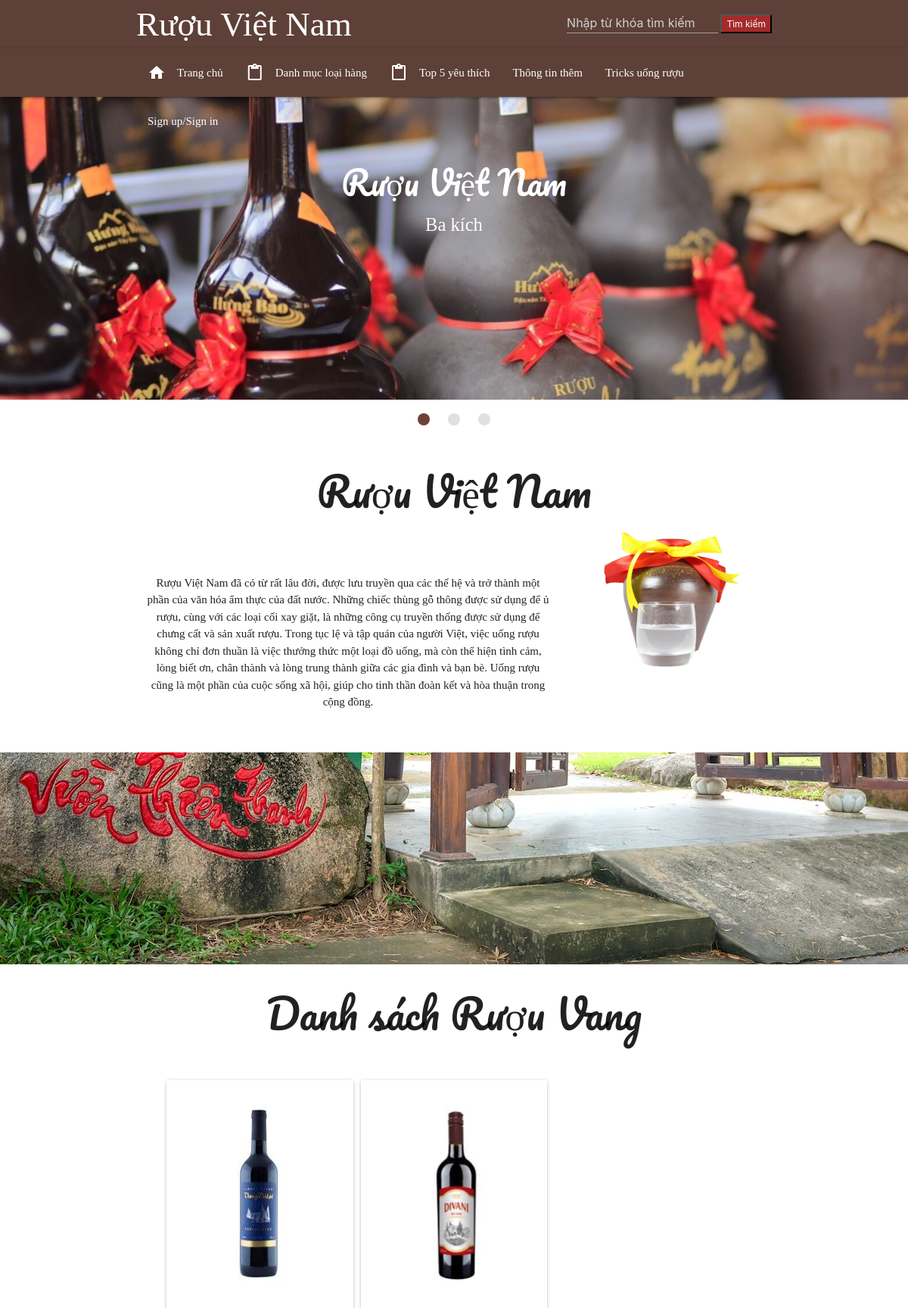
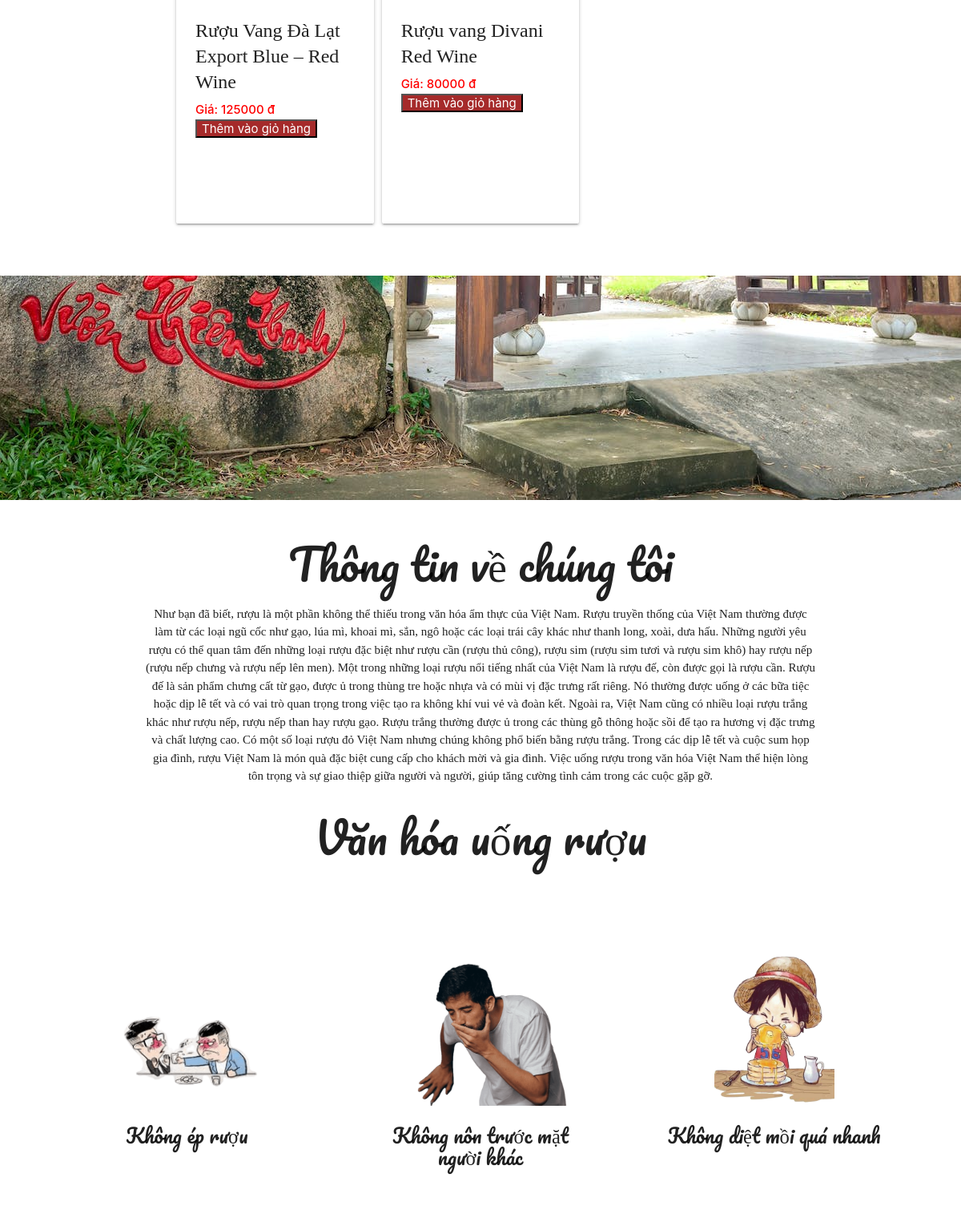
Screenshot of /view/index.php?act=sanpham&iddm=10 (upper part) with the database file from the repository (2 pictures, top to bottom).
### tables this page shows
CREATE TABLE `danhmuc` (
  `id` int(10) NOT NULL,
  `name` varchar(200) NOT NULL
);

CREATE TABLE `sanpham` (
  `id_sp` int(10) NOT NULL,
  `name` varchar(200) NOT NULL,
  `price` int(200) DEFAULT 0,
  `img` varchar(200) DEFAULT NULL,
  `des` text DEFAULT NULL,
  `view` int(10) DEFAULT 0,
  `id` int(10) NOT NULL
);

### model/pdo.php (called while the page is built, shortened)
<?php
function pdo_get_connection(){
    $servername = "localhost";
    $username = "root";
    $password = "";
    try {
        $conn = new PDO("mysql:host=$servername;dbname=duanmau", $username, $password);
        $conn->setAttribute(PDO::ATTR_ERRMODE, PDO::ERRMODE_EXCEPTION);
        return $conn;
    } catch(PDOException $e) {
        echo "Connection failed: " . $e->getMessage();
    }
}
function pdo_query($sql){
    $sql_args=array_slice(func_get_args(),1);
    try{
        $conn=pdo_get_connection();
        $stmt=$conn->prepare($sql);
        $stmt->execute($sql_args);
        $rows=$stmt->fetchAll();
        return $rows;
    }
    catch(PDOException $e){
        throw $e;
    }
    finally{
        unset($conn);
    }
}
function pdo_query_one($sql){
    $sql_args=array_slice(func_get_args(),1);
    try{
        $conn=pdo_get_connection();
        $stmt=$conn->prepare($sql);
        $stmt->execute($sql_args);
        $row=$stmt->fetch(PDO::FETCH_ASSOC);
        return $row;
    }
    catch(PDOException $e){
        throw $e;
    }
    finally{
        unset($conn);
    }
}
?>

### model/danhmuc.php (called while the page is built, shortened)
<?php
function load_name_danhmuc($id) {
    if($id >0){
        $sql = "select * from danhmuc WHERE `id` =".$id;
        $dm=pdo_query_one($sql);
        extract($dm);
        return $name;
    }else{
        return "";
    }
}
?>

### model/sanpham.php (called while the page is built, shortened)
<?php
function loadall_sanpham($kyw,$iddm) {
    $sql = "select * from sanpham where 1";
    if($iddm>0){
        $sql.=" and id like '%{$iddm}%'";
    }
    $listsanpham = pdo_query($sql);
    return $listsanpham;
}
function loadall_sanpham_top10() {
    $sql = "select * from sanpham where 1 order by view desc limit 0,5";
    $listsanpham = pdo_query($sql);
    return $listsanpham;
}
?>

### view/sanpham.php (the view, shortened to what this page needs)
<div class="row" id="menu" style="padding-left: 50px; padding-right: 50px">
        <div class="container">
            <h2 class="header center">Danh sách <?php echo $namedm ?></h2>
            <?php
                foreach($dssp as $sp){
                    extract($sp);
            ?>
            <div class="col s12 m6 l4" style="padding: 30px 5px">
                <a href="index.php?act=sanphamct&idsp=<?php echo $sp['id_sp']?>">
                    <div class="card" style="height:580px">
                        <div class="card-image waves-effect waves-block waves-light">
                            <img class="activator" src="<?php echo $sp['img']?>" />
                        </div>
                        <div class="card-content">
                            <span class="card-title activator grey-text text-darken-4" style="font-weight: 500">
                            <?php echo $sp['name']?></span>
                            <span style="color: red;font-weight: 500">Giá: <?php echo $sp['price']?> đ</span>
                            <form action="../cart/viewcart.php" method="post">
                                <input type="submit" value="Thêm vào giỏ hàng" name="addtocart" style="background-color:brown !important;">
                            </form>
                        </div>
                    </div>
                </a>
            </div>
            <?php
                }
            ?>
        </div>
</div>

### view/css/style.css (style rules this page uses)
html { scroll-behavior: smooth; }
.header { font-family: 'Pacifico', cursive; }
.card-title { font-family: 'Bree Serif', serif; }

### view/header.php (style rules this page uses)
input { color: white; }

### rows the page displays
danhmuc: name "Rượu Vang"
sanpham: img (picture), name "Rượu Vang Đà Lạt Export Blue – Red Wine", price "125000"
sanpham: img (picture), name "Rượu vang Divani Red Wine", price "80000"
